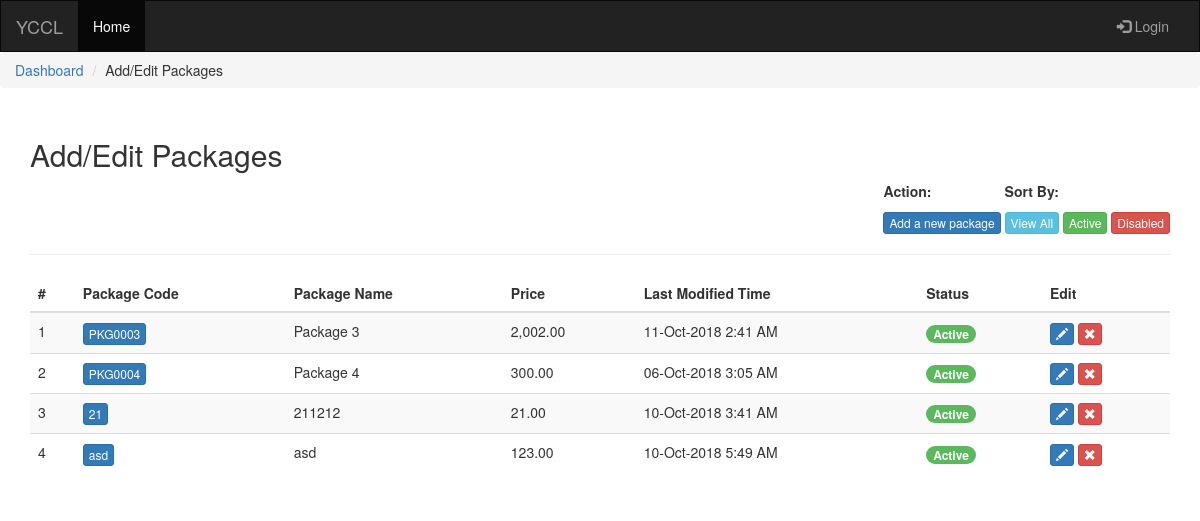
Page /list-packages.php on the committed database.
### tables this page shows
CREATE TABLE IF NOT EXISTS `package_category` (
  `package_id` int(11) NOT NULL AUTO_INCREMENT,
  `package_code` varchar(50) DEFAULT NULL,
  `package_name` varchar(150) DEFAULT NULL,
  `package_description` varchar(1000) DEFAULT NULL,
  `package_price` double NOT NULL DEFAULT '0',
  `package_createdDate` timestamp NULL DEFAULT CURRENT_TIMESTAMP,
  `package_status` varchar(1) DEFAULT NULL,
  PRIMARY KEY (`package_id`)
);

### list-packages.php (the view, shortened to what this page needs)
<!DOCTYPE html>
<html>
<?php include 'views/partials/header.php'?>
<body>
	<?php include 'views/partials/navbar.php'?>
	<ul class="breadcrumb">
		<li><a href="admin-dashboard.php">Dashboard</a></li>
		<li>Add/Edit Packages</li>
	</ul>
	<div class="container yccl-mt-3">
		<h2>Add/Edit Packages</h2>
		<div class="text-right">
			<div class="yccl-display-inlineblock text-left">
				<p class="yccl-mb-0"><strong>Action:</strong></p>
				<button class="btn btn-xs btn-primary" data-toggle="modal" data-target="#modalCreateForm">Add a new package</button>
			</div>
			<div class="yccl-display-inlineblock text-left">
				<p class="yccl-mb-0"><strong>Sort By:</strong></p>
				<a href="list-packages.php?status=0" class="btn btn-xs btn-info">View All</a>
				<a href="list-packages.php?status=1" class="btn btn-xs btn-success">Active</a>
				<a href="list-packages.php?status=2" class="btn btn-xs btn-danger">Disabled</a>
			</div>
		</div><hr>
		<div class="table-responsive">
			<table class="table table-striped" id="tblPackages">
				<thead>
					<tr>
						<th>#</th>
						<th>Package Code</th>
						<th>Package Name</th>
						<th>Price</th>
						<th>Last Modified Time</th>
						<th>Status</th>
						<th>Edit</th>
					</tr>
				</thead>
				<tbody>
					<?php
						$i=0;
						if(empty($_GET['status'])) { $status = ''; }
						else { $status = $_GET['status']; }
						$con = mysqli_connect("localhost","root","","yccl");
						$result = mysqli_query($con,"SELECT * FROM package_category WHERE package_status!='$status'");
						while($row = mysqli_fetch_array($result))
						{
							$i++;
							echo "<tr>";
							echo "<td>" . $i . "</td>";
							echo "<td><a class='btn-xs btn btn-primary' href='list-packages-item.php?id=".$row['package_id']."&name=".$row['package_code']."&status=".$row['package_status']."&package=".$row['package_name']."&testStatus=0'>" . $row['package_code'] . "</a></td>";
							echo "<td>" . $row['package_name'] . "</td>";
							echo "<td>" . number_format($row['package_price'], 2) . "</td>";
							echo "<td>" . date('d-M-Y g:i A', strtotime($row['package_createdDate'])) . "</td>";
							if($row['package_status']=="2") {
								echo "<td><span class='badge badge-success'>Active</span></td>";
							}
							else if ($row['package_status']=="1") {
								echo "<td><span class='badge badge-danger'>Disabled</span></td>";
							}
							echo "
								<td>
									<button class='btn btn-xs btn-primary' data-id='".$row['package_code']."' data-name='".$row['package_name']."' data-description='".$row['package_description']."' data-price='".$row['package_price']."' data-status='".$row['package_status']."' id='editModalPackage'><span class='glyphicon glyphicon-pencil'></span></button>
									<button class='btn btn-xs btn-danger' data-id='".$row['package_id']."' id='removeModalPackage'><span class='glyphicon glyphicon-remove'></span></button>
								</td>
							";
							echo "</tr>";
						}
					?>
				</tbody>
			</table>
		</div>
	</div>
</body>
</html>

### views/Partials/header.php (shortened to what this page needs)
<head>
	<link rel="stylesheet" type="text/css" href="assets/css/bootstrap.min.css">
	<link rel="stylesheet" type="text/css" href="assets/css/style.css">
</head>

### views/Partials/navbar.php (shortened to what this page needs)
<nav class="navbar navbar-inverse">
	<div class="container-fluid">
		<div class="navbar-header">
			<a class="navbar-brand"href="index.php">YCCL</a>
		</div>
		<div class="collapse navbar-collapse" id="myNavbar">
			<ul class="nav navbar-nav">
				<li class="active"><a href="index.php">Home</a></li>
			</ul>
			<ul class="nav navbar-nav navbar-right">
				<?PHP if(isset($_SESSION['account'])): ?>
				<li><a href="admin-dashboard.php"><span class="glyphicon glyphicon-user"></span> Dashboard</a></li>
				<li><a href="logout.php"><span class="glyphicon glyphicon-user"></span> Log Out</a></li>
				<?PHP else: ?>
				<li><a data-toggle="modal" data-target="#loginModal"><span class="glyphicon glyphicon-log-in"></span> Login</a></li>
				<?PHP endif; ?>
			</ul>
		</div>
	</div>
</nav>

### assets/css/style.css (style rules this page uses)
.navbar { border-radius: 0px; margin-bottom: 0px; }
.badge-success { color: #fff; background-color: #5cb85c; border-color: #4cae4c; }
.yccl-display-inlineblock { display: inline-block; }
.yccl-mt-3 { margin-top: 30px }

### rows in the picture
package_category: package_code "PKG0003", package_name "Package 3", package_price "2,002.00", package_createdDate "11-Oct-2018 2:41 AM", package_status "Active"
package_category: package_code "PKG0004", package_name "Package 4", package_price "300.00", package_createdDate "06-Oct-2018 3:05 AM", package_status "Active"
package_category: package_code "21", package_name "211212", package_price "21.00", package_createdDate "10-Oct-2018 3:41 AM", package_status "Active"
package_category: package_code "asd", package_name "asd", package_price "123.00", package_createdDate "10-Oct-2018 5:49 AM", package_status "Active"
